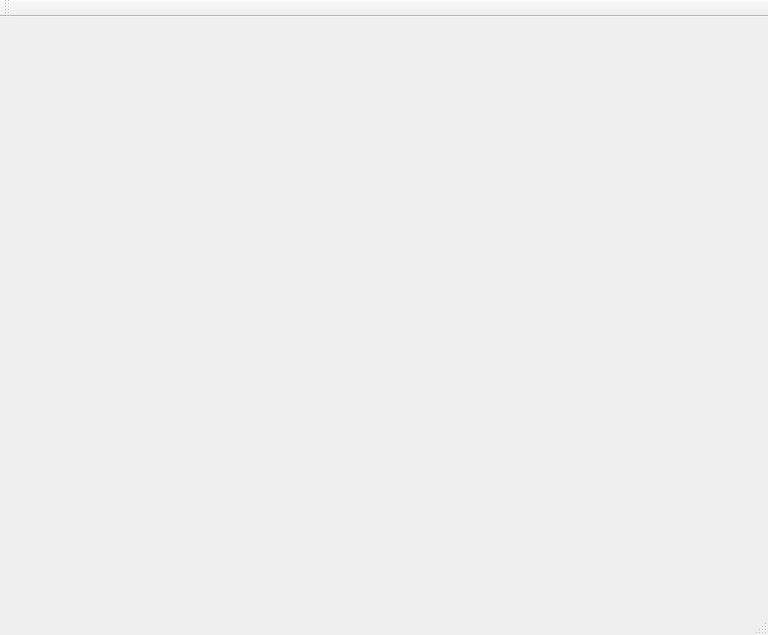
<?xml version="1.0" encoding="UTF-8"?>
<ui version="4.0">
 <class>MainWindow</class>
 <widget class="QMainWindow" name="MainWindow">
  <property name="geometry">
   <rect>
    <x>0</x>
    <y>0</y>
    <width>768</width>
    <height>635</height>
   </rect>
  </property>
  <property name="windowTitle">
   <string>MainWindow</string>
  </property>
  <widget class="QWidget" name="centralWidget">
   <layout class="QVBoxLayout" name="verticalLayout">
    <item>
     <layout class="QVBoxLayout" name="mainlayout"/>
    </item>
   </layout>
  </widget>
  <widget class="QMenuBar" name="menuBar">
   <property name="geometry">
    <rect>
     <x>0</x>
     <y>0</y>
     <width>768</width>
     <height>21</height>
    </rect>
   </property>
  </widget>
  <widget class="QToolBar" name="mainToolBar">
   <attribute name="toolBarArea">
    <enum>TopToolBarArea</enum>
   </attribute>
   <attribute name="toolBarBreak">
    <bool>false</bool>
   </attribute>
  </widget>
  <widget class="QStatusBar" name="statusBar"/>
 </widget>
 <layoutdefault spacing="6" margin="11"/>
 <resources/>
 <connections/>
</ui>
